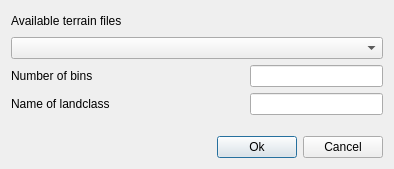
<?xml version="1.0" encoding="UTF-8"?>
<ui version="4.0">
 <class>ModuleWindow</class>
 <widget class="QDialog" name="ModuleWindow">
  <property name="geometry">
   <rect>
    <x>0</x>
    <y>0</y>
    <width>394</width>
    <height>169</height>
   </rect>
  </property>
  <property name="windowTitle">
   <string>Module</string>
  </property>
  <layout class="QVBoxLayout" name="verticalLayout">
   <item>
    <layout class="QGridLayout" name="gridLayout">
     <item row="0" column="0">
      <widget class="QLabel" name="label">
       <property name="text">
        <string>Available terrain files</string>
       </property>
      </widget>
     </item>
     <item row="1" column="0" colspan="2">
      <widget class="QComboBox" name="filelist">
       <property name="sizePolicy">
        <sizepolicy hsizetype="Expanding" vsizetype="Fixed">
         <horstretch>0</horstretch>
         <verstretch>0</verstretch>
        </sizepolicy>
       </property>
      </widget>
     </item>
     <item row="0" column="1">
      <spacer name="horizontalSpacer">
       <property name="orientation">
        <enum>Qt::Horizontal</enum>
       </property>
       <property name="sizeHint" stdset="0">
        <size>
         <width>40</width>
         <height>20</height>
        </size>
       </property>
      </spacer>
     </item>
    </layout>
   </item>
   <item>
    <layout class="QGridLayout" name="option_layout">
     <item row="0" column="2">
      <widget class="QLineEdit" name="lineEdit"/>
     </item>
     <item row="0" column="0">
      <widget class="QLabel" name="label_2">
       <property name="text">
        <string>Number of bins</string>
       </property>
      </widget>
     </item>
     <item row="0" column="1">
      <spacer name="horizontalSpacer_3">
       <property name="orientation">
        <enum>Qt::Horizontal</enum>
       </property>
       <property name="sizeHint" stdset="0">
        <size>
         <width>40</width>
         <height>20</height>
        </size>
       </property>
      </spacer>
     </item>
     <item row="1" column="0">
      <widget class="QLabel" name="label_3">
       <property name="text">
        <string>Name of landclass</string>
       </property>
      </widget>
     </item>
     <item row="1" column="2">
      <widget class="QLineEdit" name="edit_name"/>
     </item>
    </layout>
   </item>
   <item>
    <spacer name="verticalSpacer">
     <property name="orientation">
      <enum>Qt::Vertical</enum>
     </property>
     <property name="sizeHint" stdset="0">
      <size>
       <width>20</width>
       <height>40</height>
      </size>
     </property>
    </spacer>
   </item>
   <item>
    <layout class="QGridLayout" name="gridLayout_2">
     <item row="0" column="1">
      <widget class="QPushButton" name="btnOk">
       <property name="text">
        <string>Ok</string>
       </property>
      </widget>
     </item>
     <item row="0" column="2">
      <widget class="QPushButton" name="btnCncl">
       <property name="text">
        <string>Cancel</string>
       </property>
      </widget>
     </item>
     <item row="0" column="0">
      <spacer name="horizontalSpacer_2">
       <property name="orientation">
        <enum>Qt::Horizontal</enum>
       </property>
       <property name="sizeHint" stdset="0">
        <size>
         <width>40</width>
         <height>20</height>
        </size>
       </property>
      </spacer>
     </item>
    </layout>
   </item>
  </layout>
 </widget>
 <layoutdefault spacing="6" margin="11"/>
 <resources/>
 <connections/>
</ui>
